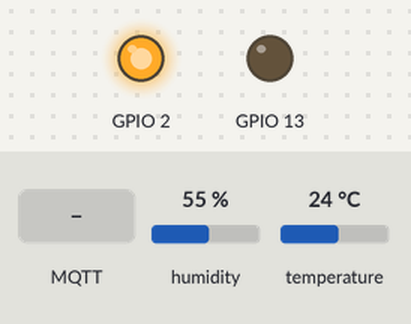
A program run on a simulated ESP32. Parts: output pins drawn as LEDs (lit = HIGH). The test bench sets the inputs (shaded band); at power-on: humidity 55 %, temperature 24 °C. WiFi joins after 1.5 s; servers stay silent unless stated; no MQTT or app messages arrive unless stated; what the program prints to the serial monitor is not drawn.

Above: at 2.7 s.
2.8 s: MQTT message "1" arrives on the first subscribed topic
At 7.7 s:
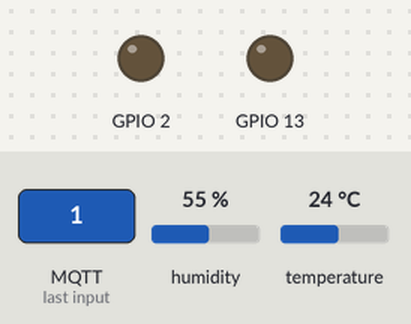
16.1 s: MQTT message "on" arrives on the first subscribed topic
At 20.2 s:
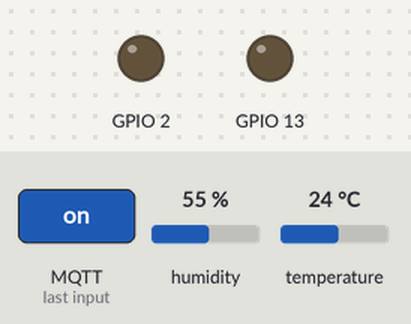
21.1 s: MQTT message "0" arrives on the first subscribed topic
Timing chart, 0 to 32.2 s (numbered marks = the images above; inputs shaded):
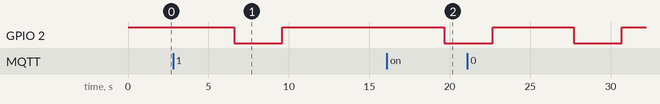

Measured:
- after the input at 2.8 s, GPIO 2: HIGH → LOW after 3.8 s, → HIGH 3.0 s later
- after the input at 16.1 s, GPIO 2: HIGH → LOW after 3.6 s

The program:

main.cpp
```cpp
/*
 *     Project 07-dht - main.cpp
 *
 *     Austral 2022 - IntroComp - EAM
 *
 *   Temperature and humidity measurement using DHT-XX sensor
 *
 *         Requieres following libraries
 *         - DHT Sensor Library
 *         - Adafruit Unified Sensor Library
 */

#include <Adafruit_Sensor.h>
#include <DHT.h>
#include <WiFi.h>

#include <PubSubClient.h>

WiFiClient espClient;
PubSubClient client(espClient);

/*
 *      Definitions in platformio.ini
 *      DHTPIN      GPIO where DHTxx data is connected
 *      DHTTYPE     Constant defining sensor type: DHT11 or DHT22
 *      SERIAL_BAUD Serial port Baud rate
 */

DHT dht(DHTPIN, DHTTYPE);   // New DHT type object

const int LED_PORT = 13;
const char* ssid = "";
const char* password = "";
const char* MQTT_NAME = "BULAHC";
const char* mqttUser = "/";
const char* mqttPassword = "/";
const char* mqttServer = "broker.hivemq.com";
const int mqttPort = 1883;


static char client_name[20];

//string to send data to server
char buffer[100];


static void activate_ultimate_watering_system() {
    digitalWrite(2, LOW);
    delay(3000);
    digitalWrite(2, HIGH);
}


//message recived from server
static void callback(char *topic, byte *payload, unsigned int length) {
    payload[length] = 0;
    Serial.printf("For topic: \"%s\", message \"%s\"\n\r", topic, payload );
    activate_ultimate_watering_system();
}

//  do_subscribe: subscription to a topic

static void do_subscribe( const char *ptopic ) {
    client.subscribe( ptopic );
}

//  do_connect(): called to connect or reconnect to MQTT broker

static void do_connect(void) {

    while (!client.connected())
    {
        Serial.println("Connecting to MQTT...");

        if (client.connect( client_name, mqttUser, mqttPassword))
            Serial.printf( "client %s connected\n\r", client_name );
        else
        {
            Serial.print("MQTT connection: failed with state ");
            Serial.println(client.state());
            delay(5000);
        }
    }
    do_subscribe("environment-data-micro");
    Serial.printf( "Connected to %s\n\r", mqttServer );

}


/*
 *  Public functions
 */

//  init_mqtt: connection to an MQTT server

void init_mqtt(void) {
    // sprintf(client_name,"%s%u",MQTT_NAME,get_board_number());
    //Serial.printf("client name = %s\n\r", client_name);
    client.setServer(mqttServer, mqttPort);
    client.setCallback(callback);
    do_connect();
}


//  mqtt_comms: manage communications with MQTT server

void
mqtt_comms(void)
{
    if( !client.connected() )
        do_connect();
    client.loop();
}

//  do_publish: publish message as MAIN_TOPIC/SUB_TOPIC+BoardNumber/*ptopic

void
do_publish( const char *ptopic, const char *message )
{
    // char topic[50];

    // sprintf( topic, "%s/%s%u/%s", MAIN_TOPIC, SUB_TOPIC, get_board_number(), ptopic );
    client.publish( ptopic, message );
    Serial.printf( "%s: %s %s\n\r", __FUNCTION__, ptopic, message );
}

void
setup(void)
{
    pinMode(13,OUTPUT);
    pinMode(2,OUTPUT);
    digitalWrite(2,HIGH);

    Serial.begin(115200);
    Serial.printf( "\n\r\nDHT%d test!\n\r", DHTTYPE);
    dht.begin();

    WiFi.mode(WIFI_STA); //Optional
    WiFi.begin(ssid, password);
    Serial.println("\nConnecting");

    while(WiFi.status() != WL_CONNECTED){
        Serial.printf(".");
        delay(100);
    }

    Serial.printf("Connected to the WiFi network");
    Serial.printf("Local ESP32 IP: ");
    Serial.println(WiFi.localIP());


    init_mqtt();
}

void
loop()
{


    float h, t, f;

    delay(5000);                    // It is a low speed sensor !!

    //do_publish("environment-data", "some data");

    // digitalWrite(13,HIGH);


    h = dht.readHumidity();
    t = dht.readTemperature();     // in Celsius
    f = dht.readTemperature(true); // in Fahrenheit

    if (isnan(h) || isnan(t) || isnan(f))   //    Failed measurement ?
        Serial.printf("Measurement failure");
    else
        sprintf(buffer, "{\"humedad\": %5.1f, \"temperaturaCelsius\": %5.1f, \"temperaturaFarenheit\": %5.1f}", h, t, f);
        do_publish("environment-data-server", buffer);
        Serial.printf( "DHT%d -> Humedad: %5.1f %%, Temperatura: %5.1f C | %5.1f F\n\r", DHTTYPE, h, t, f );

    mqtt_comms();
}
```
